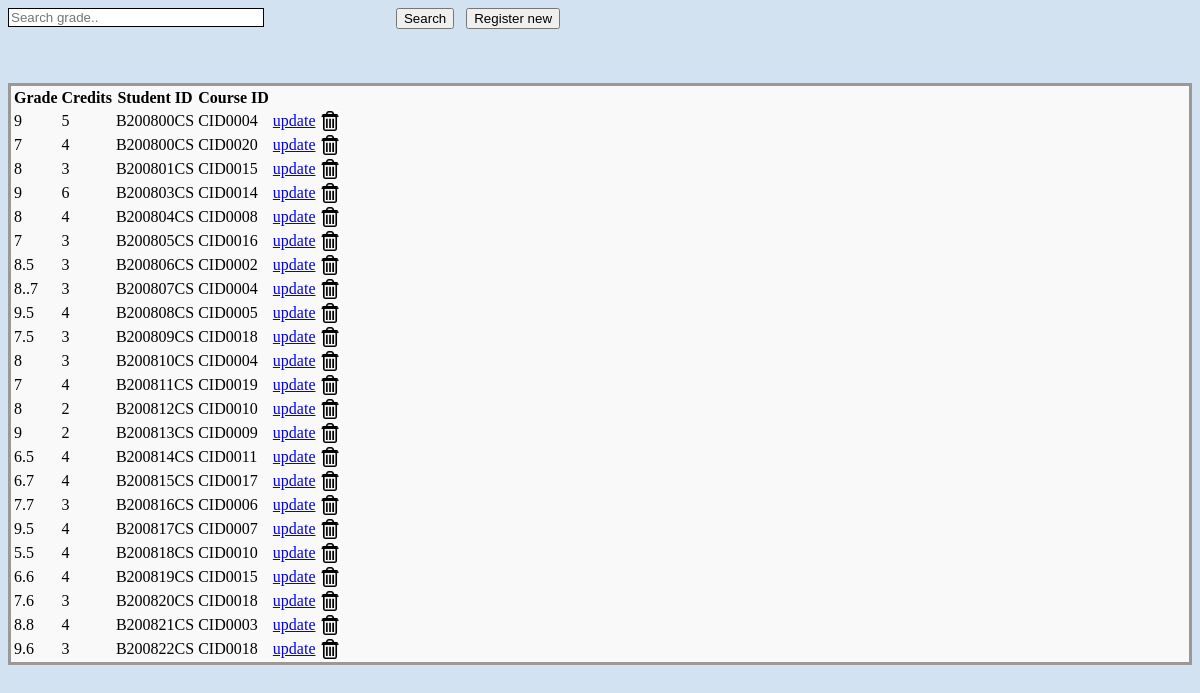
Screenshot of /View_Scores.php with the database file from the repository.
### tables this page shows
CREATE TABLE `gradecard` (
  `grade` varchar(25) NOT NULL,
  `credits` varchar(25) NOT NULL,
  `s_id` varchar(25) NOT NULL,
  `c_id` varchar(25) NOT NULL
);

### View_Scores.php (the view, shortened to what this page needs)
<!DOCTYPE html PUBLIC "-//W3C//DTD XHTML 1.0 Transitional//EN" "http://www.w3.org/TR/xhtml1/DTD/xhtml1-transitional.dtd">
<html xmlns="http://www.w3.org/1999/xhtml">
<head>
<link rel="stylesheet" type="text/css" href="css/style_view.css" />
</head>
<body>
<div class="btn_pos">
        <form method="post">
            <input type="text" name="searchtxt" class="input_box_pos form-control" placeholder="Search grade.." />
            <div class="btn_pos_search">
            <input type="submit" class="btn btn-primary btn-large" value="Search"/>&nbsp;&nbsp;
            <a href="?tag=score_entry"><input type="button" class="btn btn-large btn-primary" value="Register new" name="butAdd"/></a>
            </div>
        </form>
    </div><br><br>
<br />
<div class="table_margin">
<table class="table table-bordered">
        <thead>
            <tr>
            <th style="text-align: center;">Grade</th>
            <th style="text-align: center;">Credits</th>
            <th style="text-align: center;">Student ID</th>
            <th style="text-align: center;">Course ID</th>
        </tr>
        </thead>
        <?php
		$key="";
	if($key !="")
		$sql_sel=mysqli_query($conn,"SElECT * FROM gradecard WHERE s_id  like '%$key%' or c_id like '%$key%'");
	else
        $sql_sel=mysqli_query($conn,"SELECT * FROM gradecard");
    while($row=mysqli_fetch_array($sql_sel)){
    ?>
      <tr>
            <td><?php echo $row['grade'];?></td>
            <td><?php echo $row['credits'];?></td>
            <td><?php echo $row['s_id'];?></td>
            <td><?php echo $row['c_id'];?></td>
            <td align="center"><a href="?tag=score_entry&opr=upd&rs_id=<?php echo $row['s_id'];?>&dd_id=<?php echo $row['c_id'];?>">update</a></td>
            <td align="center"><a href="?tag=view_scores&opr=del&rs_id=<?php echo $row['s_id'];?>&dd_id=<?php echo $row['c_id'];?>"><img style="-webkit-box-shadow: 0px 0px 0px 0px rgba(50, 50, 50, 0.75);-moz-box-shadow:    0px 0px 0px 0px rgba(50, 50, 50, 0.75);box-shadow:         0px 0px 0px 0px rgba(50, 50, 50, 0.75);" src="picture/delete.jpg" height="20" alt="Delete" /></a></td>
        </tr>
    <?php
    }
    ?>
    </table>
</div>
</body>
</html>

### css/style_view.css (style rules this page uses)
body { background-color: #357ebd38; }
.table_margin { background-color: #f9f9f9; }
.table_margin { border: 3px solid #9d9898; }
.btn_pos { text-align: center; }
.input_box_pos { width: 250px; border: 1px solid black; float: left; }
.btn_pos { margin-right: 500px; }

### rows the page displays
gradecard: grade "9", credits "5", s "B200800CS", c "CID0004"
gradecard: grade "7", credits "4", s "B200800CS", c "CID0020"
gradecard: grade "8", credits "3", s "B200801CS", c "CID0015"
gradecard: grade "9", credits "6", s "B200803CS", c "CID0014"
gradecard: grade "8", credits "4", s "B200804CS", c "CID0008"
gradecard: grade "7", credits "3", s "B200805CS", c "CID0016"
gradecard: grade "8.5", credits "3", s "B200806CS", c "CID0002"
gradecard: grade "8..7", credits "3", s "B200807CS", c "CID0004"
gradecard: grade "9.5", credits "4", s "B200808CS", c "CID0005"
gradecard: grade "7.5", credits "3", s "B200809CS", c "CID0018"
gradecard: grade "8", credits "3", s "B200810CS", c "CID0004"
gradecard: grade "7", credits "4", s "B200811CS", c "CID0019"
gradecard: grade "8", credits "2", s "B200812CS", c "CID0010"
gradecard: grade "9", credits "2", s "B200813CS", c "CID0009"
gradecard: grade "6.5", credits "4", s "B200814CS", c "CID0011"
gradecard: grade "6.7", credits "4", s "B200815CS", c "CID0017"
gradecard: grade "7.7", credits "3", s "B200816CS", c "CID0006"
gradecard: grade "9.5", credits "4", s "B200817CS", c "CID0007"
gradecard: grade "5.5", credits "4", s "B200818CS", c "CID0010"
gradecard: grade "6.6", credits "4", s "B200819CS", c "CID0015"
gradecard: grade "7.6", credits "3", s "B200820CS", c "CID0018"
gradecard: grade "8.8", credits "4", s "B200821CS", c "CID0003"
gradecard: grade "9.6", credits "3", s "B200822CS", c "CID0018"
